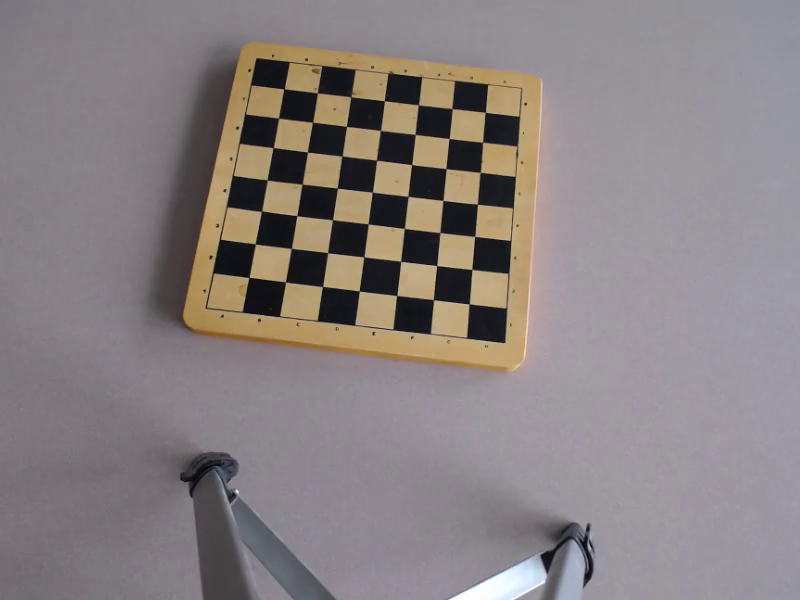
#> input picture frame 12 of echiquier_vide_1.mp4, 800 x 600 px
$ python detect_echq.py
#> lines starting #> are read from the running program, lines starting #| are printed output that depends on the picture; after the words box and inside, x2 and y2 are one past the last pixel; in counts of white or black regions, pixels touching at a corner belong together
import cv2
import numpy as np


def detect_and_rectify_chessboard(frame):
    # Convertir l'image en niveaux de gris
    gray = cv2.cvtColor(frame, cv2.COLOR_BGR2GRAY)

    # Appliquer un filtre de flou gaussien pour réduire le bruit
    blurred = cv2.GaussianBlur(gray, (5, 5), 0)

    # Détecter les contours avec Canny
    edges = cv2.Canny(blurred, 50, 150)

    # Dilater les contours pour combler les lacunes
    kernel = np.ones((3, 3), np.uint8)
    dilated = cv2.dilate(edges, kernel, iterations=1)

    # Trouver les contours extérieurs
    contours, _ = cv2.findContours(dilated, cv2.RETR_EXTERNAL, cv2.CHAIN_APPROX_SIMPLE)

    # Trouver le plus grand contour (l'échiquier)
    chessboard_contour = max(contours, key=cv2.contourArea)

    # Approximer le contour pour obtenir un polygone
    epsilon = 0.02 * cv2.arcLength(chessboard_contour, True)
    approx = cv2.approxPolyDP(chessboard_contour, epsilon, True)

    # Vérifier si le contour a 4 sommets (forme quadrilatérale)
    if len(approx) != 4:
        print(f"Le nombre de sommets détectés est {len(approx)}, au lieu de 4")
        # Si ce n'est pas un quadrilatère, on tente une approche alternative
        rect = cv2.minAreaRect(chessboard_contour)
        approx = cv2.boxPoints(rect).astype(np.int32)

    # Réordonner les points dans l'ordre [haut-gauche, haut-droit, bas-droit, bas-gauche]
    approx = reorder_points(approx)

    # Définir les dimensions de l'échiquier rectifié
    width = height = 800  # Taille de l'échiquier rectifié

    # Définir les points de destination
    dst_points = np.array([
        [0, 0],
        [width, 0],
        [width, height],
        [0, height]
    ], dtype=np.float32)

    # Calculer la matrice de transformation perspective
    matrix = cv2.getPerspectiveTransform(approx.astype(np.float32), dst_points)

    # Appliquer la transformation perspective
    warped = cv2.warpPerspective(frame, matrix, (width, height))

    return warped


def reorder_points(points):

    # Convertir en format plus manipulable
    points = points.reshape(4, 2)

    # Calculer la somme des coordonnées x et y pour chaque point
    s = points.sum(axis=1)

    # Le point en haut à gauche aura la somme minimale
    # Le point en bas à droite aura la somme maximale
    tl = points[np.argmin(s)]
    br = points[np.argmax(s)]

    # Calculer la différence des coordonnées
    diff = np.diff(points, axis=1)

    # Le point en haut à droite aura la différence minimale
    # Le point en bas à gauche aura la différence maximale
    tr = points[np.argmin(diff)]
    bl = points[np.argmax(diff)]

    # Retourner les points dans l'ordre
    return np.array([tl, tr, br, bl], dtype=np.float32)


def detect_chess_grid(warped):

    gray = cv2.cvtColor(warped, cv2.COLOR_BGR2GRAY)

    # Appliquer un traitement adaptatif pour améliorer le contraste
    adaptive = cv2.adaptiveThreshold(
        gray, 255, cv2.ADAPTIVE_THRESH_GAUSSIAN_C, cv2.THRESH_BINARY, 11, 2
    )

    # Détecter les lignes
    lines = cv2.HoughLinesP(
        cv2.bitwise_not(adaptive),
        1,
        np.pi / 180,
        threshold=100,
        minLineLength=100,
        maxLineGap=10
    )

    # Dessiner les lignes détectées
    result = warped.copy()
    if lines is not None:
        for line in lines:
            x1, y1, x2, y2 = line[0]
            cv2.line(result, (x1, y1), (x2, y2), (0, 255, 0), 2)

    return result


def process_video(video_path):
    """
    Traite la vidéo pour détecter et rectifier l'échiquier

    Args:
        video_path: Chemin vers la vidéo
    """
#> called with video_path = 'echiquier_vide_1.mp4'
    cap = cv2.VideoCapture(video_path)

    # Vérifier si la vidéo est ouverte
    if not cap.isOpened():
        print(f"Impossible d'ouvrir la vidéo {video_path}")
        return

    # Lire la première image
    ret, frame = cap.read()
#> frame is the input picture: shape (600, 800, 3); mean B, G, R 129.7, 129.3, 136.8
    if not ret:
        print("Erreur lors de la lecture de la vidéo")
        return

    # Détecter et rectifier l'échiquier
    warped = detect_and_rectify_chessboard(frame)
#> in detect_and_rectify_chessboard, `gray = cv2.cvtColor(frame, cv2.COLOR_BGR2GRAY)`:
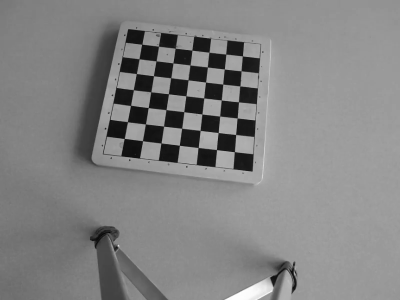
#> gray: shape (600, 800) (shown at 1/2 size); min 3, max 255, mean 131.5
#> in detect_and_rectify_chessboard, `edges = cv2.Canny(blurred, 50, 150)`:
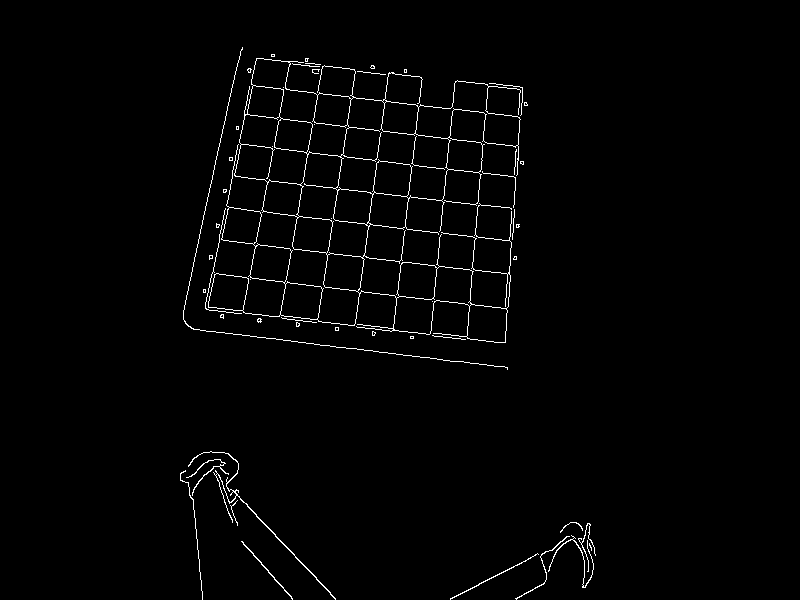
#> edges: shape (600, 800); 1.6% white in thin lines or dots, all inside (x1, y1, x2, y2) = (180, 47, 596, 600)
#> in detect_and_rectify_chessboard, `dilated = cv2.dilate(edges, kernel, iterations=1)`:
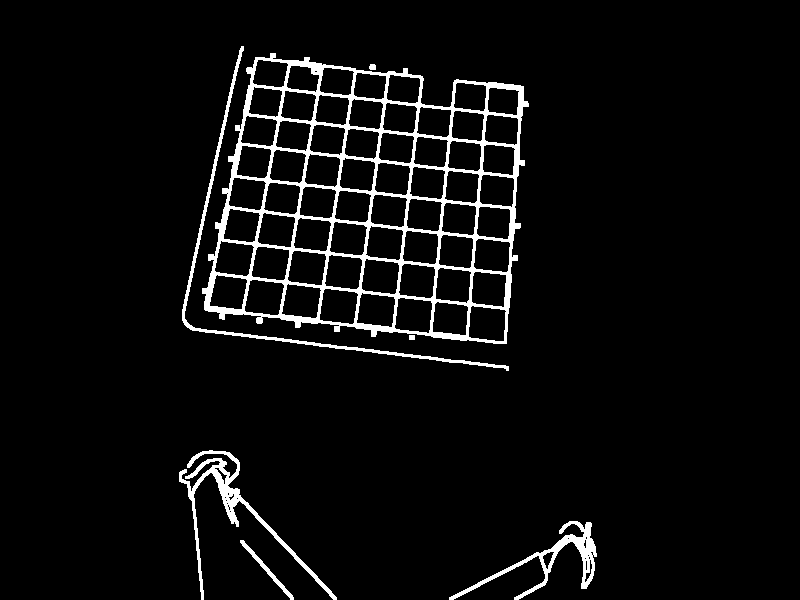
#> dilated: shape (600, 800); 4.9% white; 7 white regions
#> in detect_and_rectify_chessboard, `contours, _ = cv2.findContours(dilated, cv2.RETR_EXTERNAL, cv2.CHAIN_A..`: contours = 7 contours; box (x1, y1, x2, y2) and area: (202, 53, 529, 344) 73648, (179, 450, 337, 600) 2017, (449, 521, 597, 600) 1699, (182, 46, 509, 371) 1423, (240, 540, 294, 600) 269, (369, 64, 376, 70) 28, (409, 335, 415, 340) 20
#> in detect_and_rectify_chessboard, `chessboard_contour = max(contours, key=cv2.contourArea)`: chessboard_contour = contour of 419 points, box (x1, y1, x2, y2) (202, 53, 529, 344), area 73648
#> in detect_and_rectify_chessboard, `epsilon = 0.02 * cv2.arcLength(chessboard_contour, True)`: epsilon = 28.68
#> in detect_and_rectify_chessboard, `approx = cv2.approxPolyDP(chessboard_contour, epsilon, True)`: approx = [[255, 57], [204, 309], [506, 343], [523, 86], [443, 107]]
#| Le nombre de sommets détectés est 5, au lieu de 4
#> in detect_and_rectify_chessboard, `rect = cv2.minAreaRect(chessboard_contour)`: rect = ((368, 199.6), (270.4, 309.8), -83.49)
#> in detect_and_rectify_chessboard, `approx = cv2.boxPoints(rect).astype(np.int32)`: approx = [[506, 351], [198, 316], [229, 47], [537, 82]]
#> in reorder_points, `s = points.sum(axis=1)`: s = [857, 514, 276, 619]
#> in reorder_points, `tl = points[np.argmin(s)]`: tl = [229, 47]
#> in reorder_points, `br = points[np.argmax(s)]`: br = [506, 351]
#> in reorder_points, `diff = np.diff(points, axis=1)`: diff = [-155, 118, -182, -455]
#> in reorder_points, `tr = points[np.argmin(diff)]`: tr = [537, 82]
#> in reorder_points, `bl = points[np.argmax(diff)]`: bl = [198, 316]
#> in detect_and_rectify_chessboard, `approx = reorder_points(approx)`: approx = [[229, 47], [537, 82], [506, 351], [198, 316]]
#> in detect_and_rectify_chessboard, `matrix = cv2.getPerspectiveTransform(approx.astype(np.float32), dst_po..`: matrix = [[2.56, 0.295, -601], [-0.334, 2.94, -61.58], [-1.99e-19, -2.3e-20, 1]]
#> in detect_and_rectify_chessboard, `warped = cv2.warpPerspective(frame, matrix, (width, height))`:
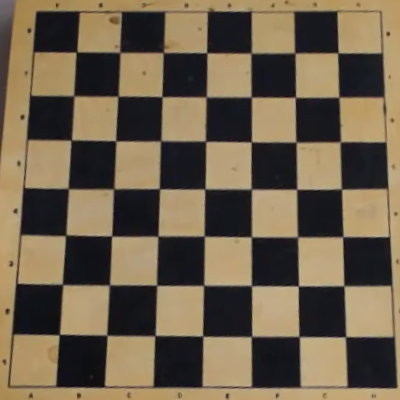
#> warped: shape (800, 800, 3) (shown at 1/2 size); mean B, G, R 75.9, 97, 110.9
    output_filename = "echiquier.png"
    cv2.imwrite(output_filename, warped)
    print(f"Image enregistrée sous : {output_filename}")


    # Détecter la grille de l'échiquier
    grid_detected = detect_chess_grid(warped)
#> in detect_chess_grid, `gray = cv2.cvtColor(warped, cv2.COLOR_BGR2GRAY)`:
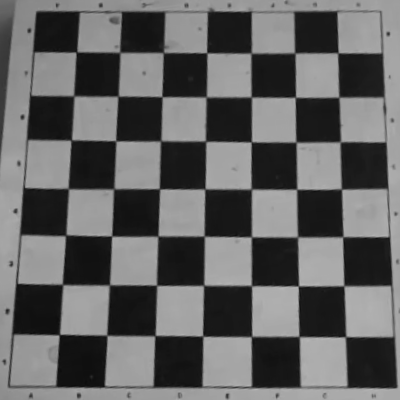
#> gray: shape (800, 800) (shown at 1/2 size); min 9, max 184, mean 98.7
#> in detect_chess_grid, `adaptive = cv2.adaptiveThreshold( gray, 255, cv2.ADAPTIVE_THRESH_GAUSS..`:
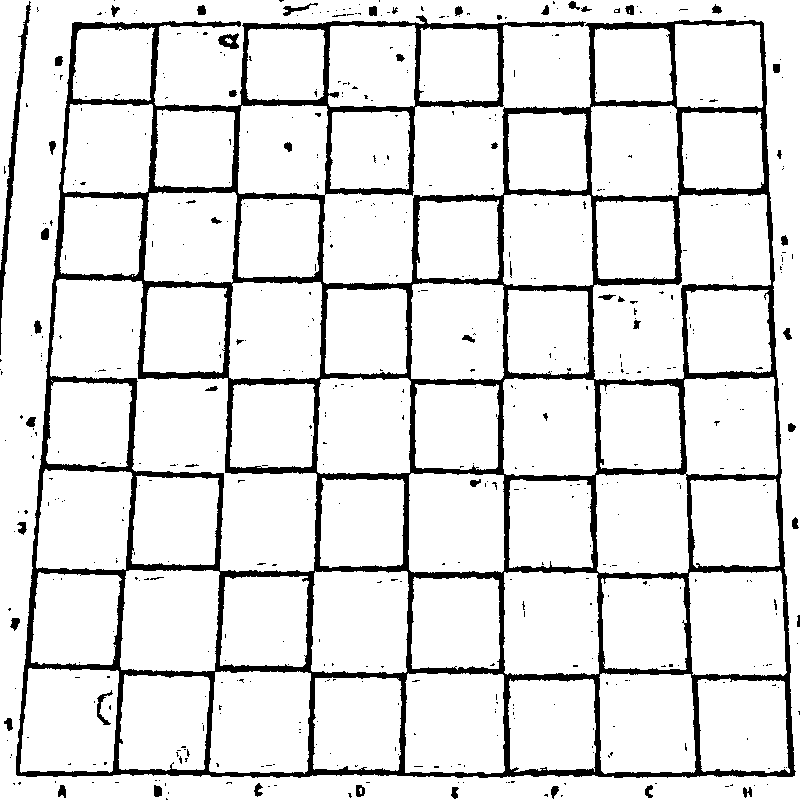
#> adaptive: shape (800, 800); 88.4% white; 567 black regions (509 under 20 px), largest, box (x1, y1, x2, y2) and area: (16, 15, 796, 778) 67904, (0, 1, 31, 355) 1490, (218, 33, 239, 49) 204
#> in detect_chess_grid, `lines = cv2.HoughLinesP( cv2.bitwise_not(adaptive), 1, np.pi / 180, th..`: lines = 82 rows, first 6: [16, 773, 794, 773], [16, 774, 794, 774], [763, 23, 766, 128], [16, 772, 237, 772], [22, 734, 72, 23], [73, 25, 674, 25]
#> the loop in detect_chess_grid, `for line in lines:` made 82 passes
#> after the loop in detect_chess_grid, `for line in lines:`:
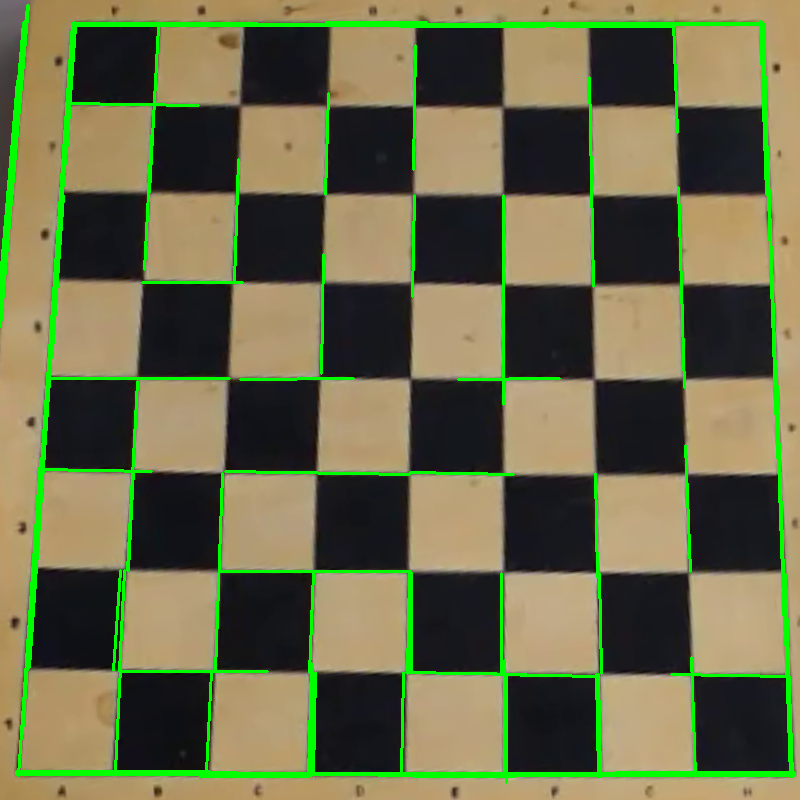
#> result: shape (800, 800, 3); 5.43% of pixels changed, all inside (x1, y1, x2, y2) = (0, 4, 796, 784)

    # Afficher les résultats
    cv2.imshow("Image originale", frame)
    cv2.imshow("Échiquier rectifié", warped)
    cv2.imshow("Grille détectée", grid_detected)

    cv2.waitKey(0)
    cv2.destroyAllWindows()
    cap.release()


if __name__ == "__main__":
    video_path = r"echiquier_vide_1.mp4"
    process_video(video_path)

$ run again, starting later in the video
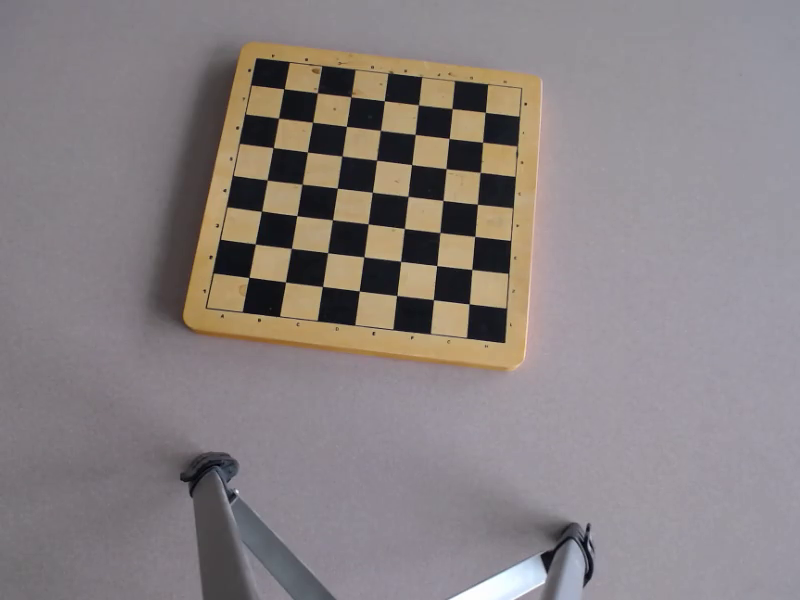
#> input picture frame 54 of echiquier_vide_1.mp4, 800 x 600 px
#> in process_video, frame is the input picture: shape (600, 800, 3); mean B, G, R 129.6, 129.3, 136.9
#> edges: shape (600, 800); 1.5% white in thin lines or dots, all inside (x1, y1, x2, y2) = (180, 47, 596, 600)
#> dilated: shape (600, 800); 4.9% white; 7 white regions
#> contours = 7 contours; box (x1, y1, x2, y2) and area: (202, 53, 529, 344) 72852, (179, 450, 337, 600) 1888, (449, 521, 597, 600) 1702, (182, 46, 509, 371) 1426, (240, 540, 294, 600) 268, (369, 64, 376, 70) 28, (409, 335, 415, 340) 20
#> chessboard_contour = contour of 440 points, box (x1, y1, x2, y2) (202, 53, 529, 344), area 72852
#> epsilon = 29.7
#> in detect_and_rectify_chessboard, `approx = cv2.approxPolyDP(chessboard_contour, epsilon, True)`: approx = [[255, 57], [204, 309], [506, 343], [523, 86]]
#> s = [312, 513, 849, 609]
#> tl = [255, 57]
#> br = [506, 343]
#> diff = [-198, 105, -163, -437]
#> tr = [523, 86]
#> bl = [204, 309]
#> in detect_and_rectify_chessboard, `approx = reorder_points(approx)`: approx = [[255, 57], [523, 86], [506, 343], [204, 309]]
#> matrix = [[2.99, 0.605, -797.2], [-0.386, 3.57, -105], [-3.76e-05, 0.000507, 1]]
#> in detect_chess_grid, `adaptive = cv2.adaptiveThreshold( gray, 255, cv2.ADAPTIVE_THRESH_GAUSS..`:
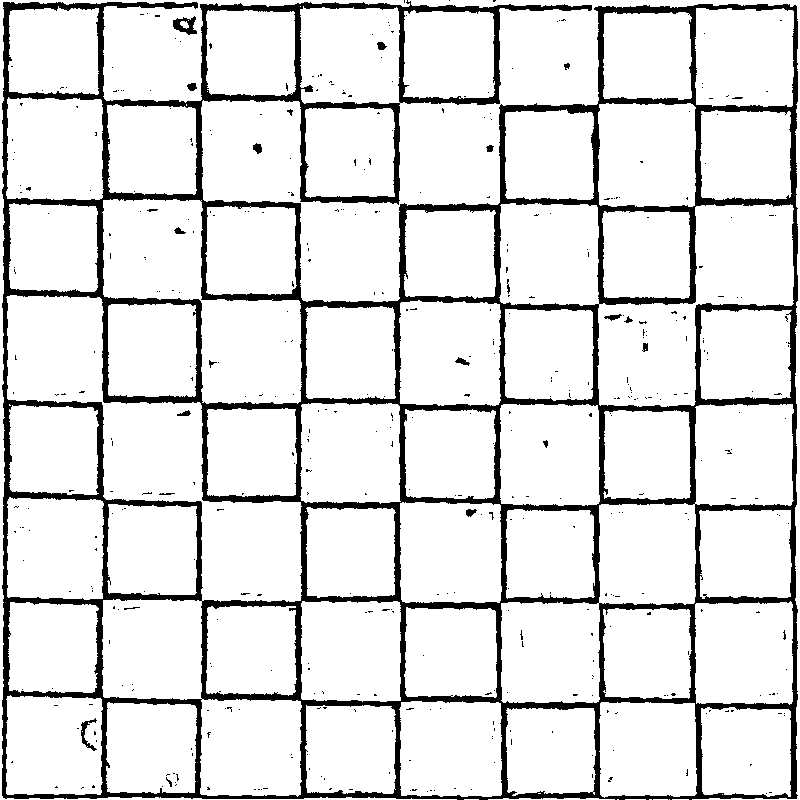
#> adaptive: shape (800, 800); 88.1% white; 453 black regions (430 under 20 px), largest, box (x1, y1, x2, y2) and area: (2, 0, 798, 800) 73898, (173, 16, 197, 35) 244, (81, 718, 97, 751) 158
#> lines = 109 rows, first 6: [141, 7, 796, 7], [3, 796, 796, 796], [5, 798, 5, 2], [794, 798, 794, 5], [120, 797, 796, 797], [4, 797, 4, 2]
#> the loop in detect_chess_grid, `for line in lines:` made 109 passes
#> after the loop in detect_chess_grid, `for line in lines:`:
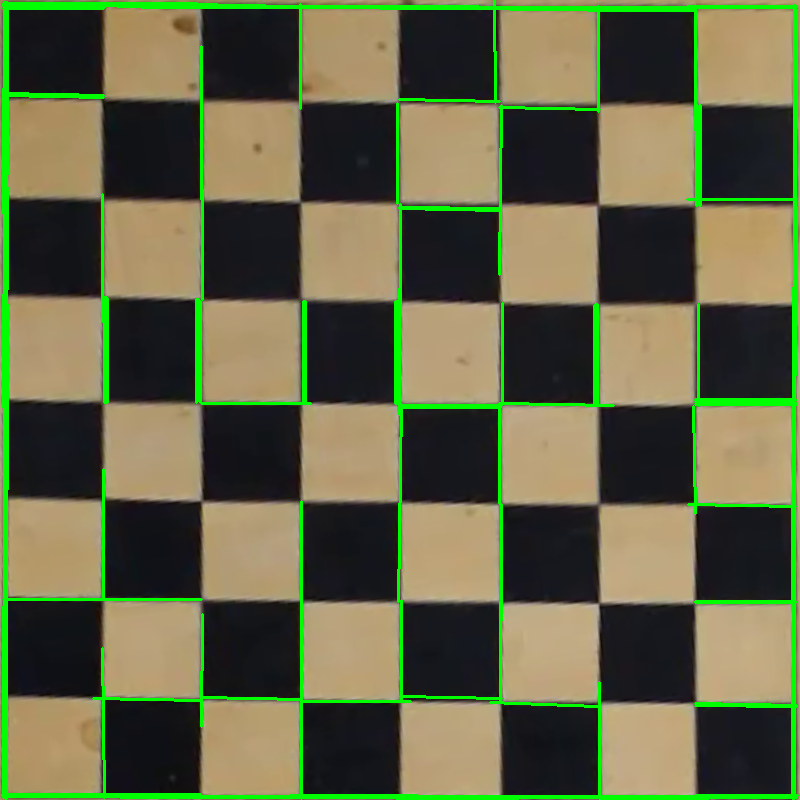
#> result: shape (800, 800, 3); mean B, G, R 69.1, 101, 98.2
